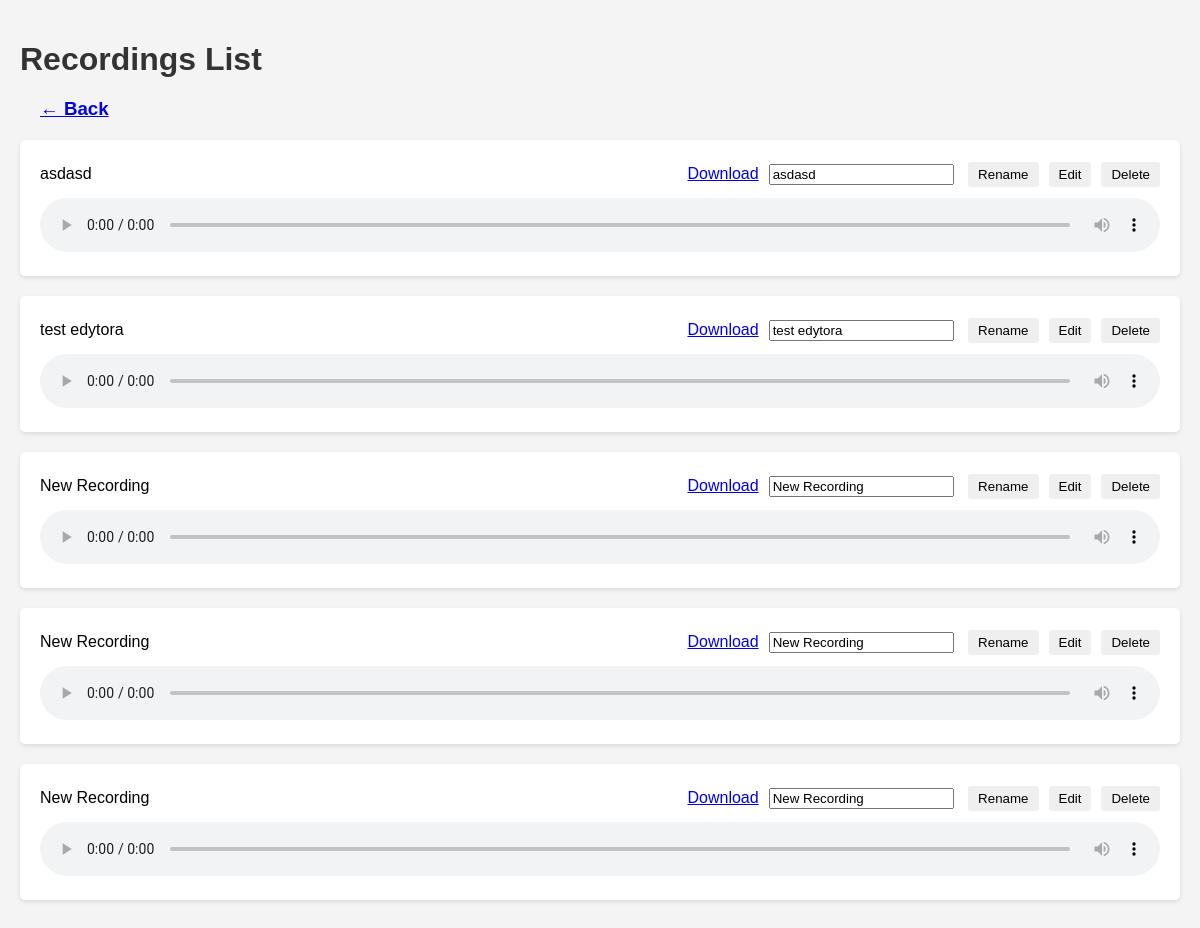
/recordings/, run on an earlier commit of the app's database.
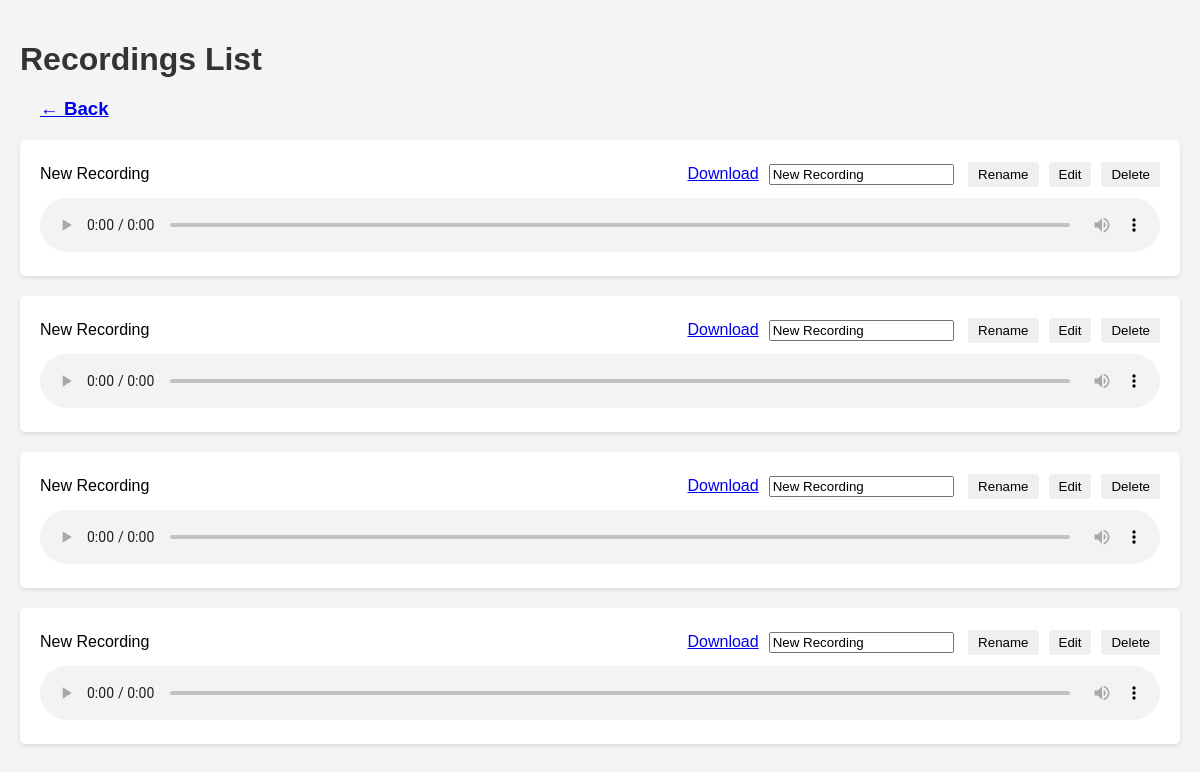
And on a later commit of the database.
### sound_recorder/models.py (models this page shows, shortened)
class Recording(models.Model):
    name = models.CharField(max_length=100)
    audio_file = models.FileField(upload_to=recording_file_path)
    created_at = models.DateTimeField(auto_now_add=True)

### sound_recorder/views.py (the view)
# urls.py: path('recordings/', views.recordings_list, name='recordings_list'),
def recordings_list(request):
    recordings = Recording.objects.all()
    return render(request, 'sound_recorder/recordings_list.html', {'recordings': recordings})

### sound_recorder/templates/sound_recorder/recordings_list.html (shortened to what this page needs)
<!DOCTYPE html>
<html lang="en">
<head>
</head>
<body>
    <h1>Recordings List</h1>
    <h3 class="back-button"><a href="{% url 'record' %}" class="btn btn-secondary">&larr; Back</a></h3>
    <ul>
        {% for recording in recordings %}
        <li>
            <div class="recording-details">
                <span>{{ recording.name }}</span>
                <div class="recording-actions">
                    <a href="{{ recording.audio_file.url }}" class="btn btn-info" download>Download</a>
                    <form action="{% url 'rename_recording' recording.id %}" method="post">
                        <input type="text" name="name" value="{{ recording.name }}" class="form-control">
                        <button type="submit" class="btn btn-secondary">Rename</button>
                    </form>
                    <form action="{% url 'edit_recording' recording.id %}" method="get">
                        <button type="submit" class="btn btn-secondary">Edit</button>
                    </form>
                    <form action="{% url 'delete_recording' recording.id %}" method="post">
                        <button type="submit" class="btn btn-danger">Delete</button>
                    </form>
                </div>
            </div>
            <audio controls>
                <source src="{{ recording.audio_file.url }}" type="audio/wav">
            </audio>
        </li>
        {% endfor %}
    </ul>
</body>
</html>

What changed in the data, as far as the page shows it:
removed Recording: name "asdasd"
removed Recording: name "test edytora"
added Recording: name "New Recording"
